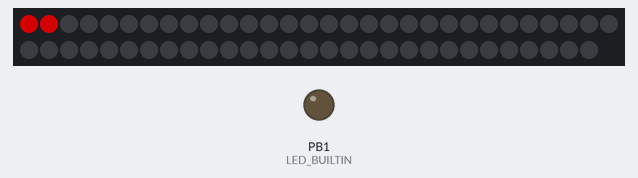
Bench run of a sketch on a simulated ATtiny85, built with avr-gcc and run on an emulated ATtiny85. Shown: 59 RGB LEDs in strip order, left to right, continuing on the next row, output pins drawn as LEDs (lit = HIGH). Dim RGB values are drawn brighter than linear.

Above: at 2.07 s.
At 6.74 s:
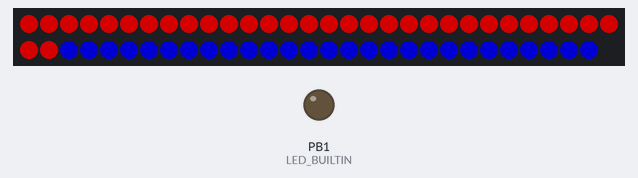
At 9.13 s:
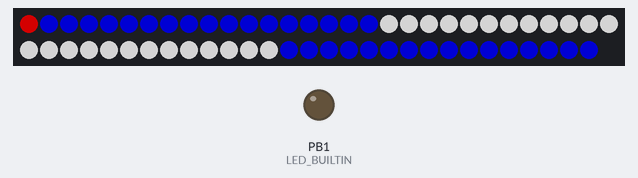
At 11.52 s:
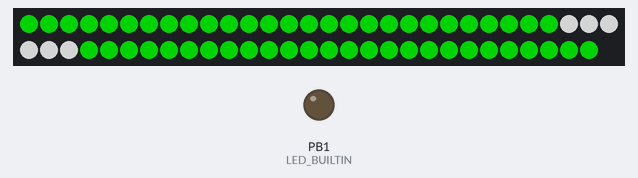
At 21.04 s:
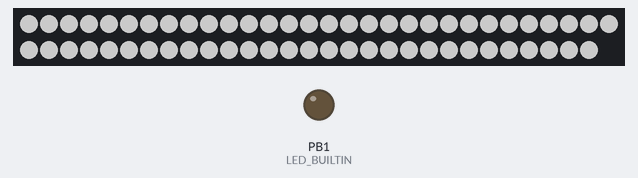
At 39.93 s:
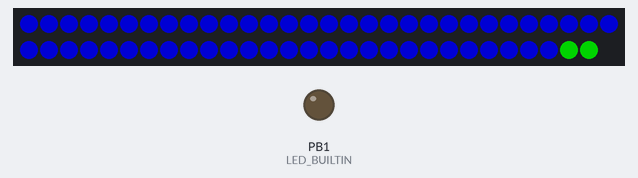

The sketch:

Lights_Test.ino
```cpp
#include <Adafruit_NeoPixel.h>
#ifdef __AVR__
#include <avr/power.h>
#endif
#define NEO_PIN 8

// What type of NeoPixel strip is attached to the Arduino?
#define NEO_PTYPE	NEO_GRBW

// How many NeoPixels are attached to the Arduino?
#define NUMPIXELS	59

#define BRIGHTNESS	128 // set max brightness

#define IWAIT		2000
#define SWAIT		25
#define LWAIT		50
#define HWAIT		500

// Parameter 1 = number of pixels in strip
// Parameter 2 = Arduino pin number (most are valid)
// Parameter 3 = pixel type flags, add together as needed:
//   NEO_KHZ800  800 KHz bitstream (most NeoPixel products w/WS2812 LEDs)
//   NEO_KHZ400  400 KHz (classic 'v1' (not v2) FLORA pixels, WS2811 drivers)
//   NEO_GRB     Pixels are wired for GRB bitstream (most NeoPixel products)
//   NEO_RGB     Pixels are wired for RGB bitstream (v1 FLORA pixels, not v2)
//   NEO_GRBW    Pixels are wired for GRBW bitstream (f.e. SK6812)
Adafruit_NeoPixel strip = Adafruit_NeoPixel(NUMPIXELS, NEO_PIN, NEO_PTYPE + NEO_KHZ800);

void setup() {
#ifdef __AVR_ATtiny85__
  // This is for Trinket 5V 16MHz
  if (F_CPU == 16000000) clock_prescale_set(clock_div_1);
  // End of trinket special code
#endif

#ifdef LED_BUILTIN
  // Turn the onboard LED off by making the voltage LOW
  pinMode(LED_BUILTIN, OUTPUT);
  digitalWrite(LED_BUILTIN, LOW);
#endif

  strip.begin(); // This initializes the NeoPixel library.
  strip.setBrightness(BRIGHTNESS); // set brightness
  strip.show(); // Initialize all pixels to 'off'

#ifdef IWAIT
  delay(IWAIT);
#endif
}

void loop() {
  //red
  colorFromSide(strip.Color(255,0,0,0), LWAIT);

  //blue
  colorFromFarSide(strip.Color(0,0,255,0), LWAIT);

  //white
  colorFromMiddle(strip.Color(0,0,0,255), LWAIT);

  //green
  colorFromEdges(strip.Color(0,255,0,0), LWAIT);

  //blue
  colorFromSide(strip.Color(0,0,255,0), LWAIT);

  //red
  colorFromFarSide(strip.Color(255,0,0,0), LWAIT);

  //white
  colorFromEdges(strip.Color(0,0,0,255), LWAIT);
  fadeOff(LWAIT);
  strip.clear(); // turn all pixels off
  strip.setBrightness(BRIGHTNESS); // restore max brightness value
}

// color from both edges
void colorFromEdges(uint32_t c, uint16_t wait) {
  for(uint16_t i=0; i<strip.numPixels()/2+1; i++) {
    strip.setPixelColor(i, c);
    strip.setPixelColor(strip.numPixels()-i, c);
    strip.show();
    delay(wait);
  }
}

//color from near side
void colorFromSide(uint32_t c, uint16_t wait){
  for(uint16_t i=0; i<strip.numPixels(); i++) {
    strip.setPixelColor(i, c);
    strip.show();
    delay(wait);
  }
}

//color from farthest side
void colorFromFarSide(uint32_t c, uint16_t wait){
  for(uint16_t i=60; i>0; i-=1) {
    strip.setPixelColor(i, c);
    strip.show();
    delay(wait);
  }
}

//color from middle
void colorFromMiddle(uint32_t c, uint16_t wait){
  for(uint16_t i=30; i>0; i-=1) {
    strip.setPixelColor(i, c);
    strip.setPixelColor(60-i, c);
    strip.show();
    delay(wait);
  }
}

//progressively fades out all lights
void fadeOff(uint16_t wait) {
  byte brightness;
  while ((brightness = strip.getBrightness()) > 0) {
    strip.setBrightness(--brightness);
    strip.show(); // This sends the updated pixel brightness to the hardware.
    delay(wait); // Delay for a period of time (in milliseconds).
  }
}

//turns off all lights from the middle
void fadeFromMiddle(uint16_t wait){
  for(uint16_t i=30; i>0; i-=1) {
    strip.setPixelColor(i, strip.Color(0,0,0,0));
    strip.setPixelColor(60-i, strip.Color(0,0,0,0));
    strip.show();
    delay(wait);
  }
}
```
